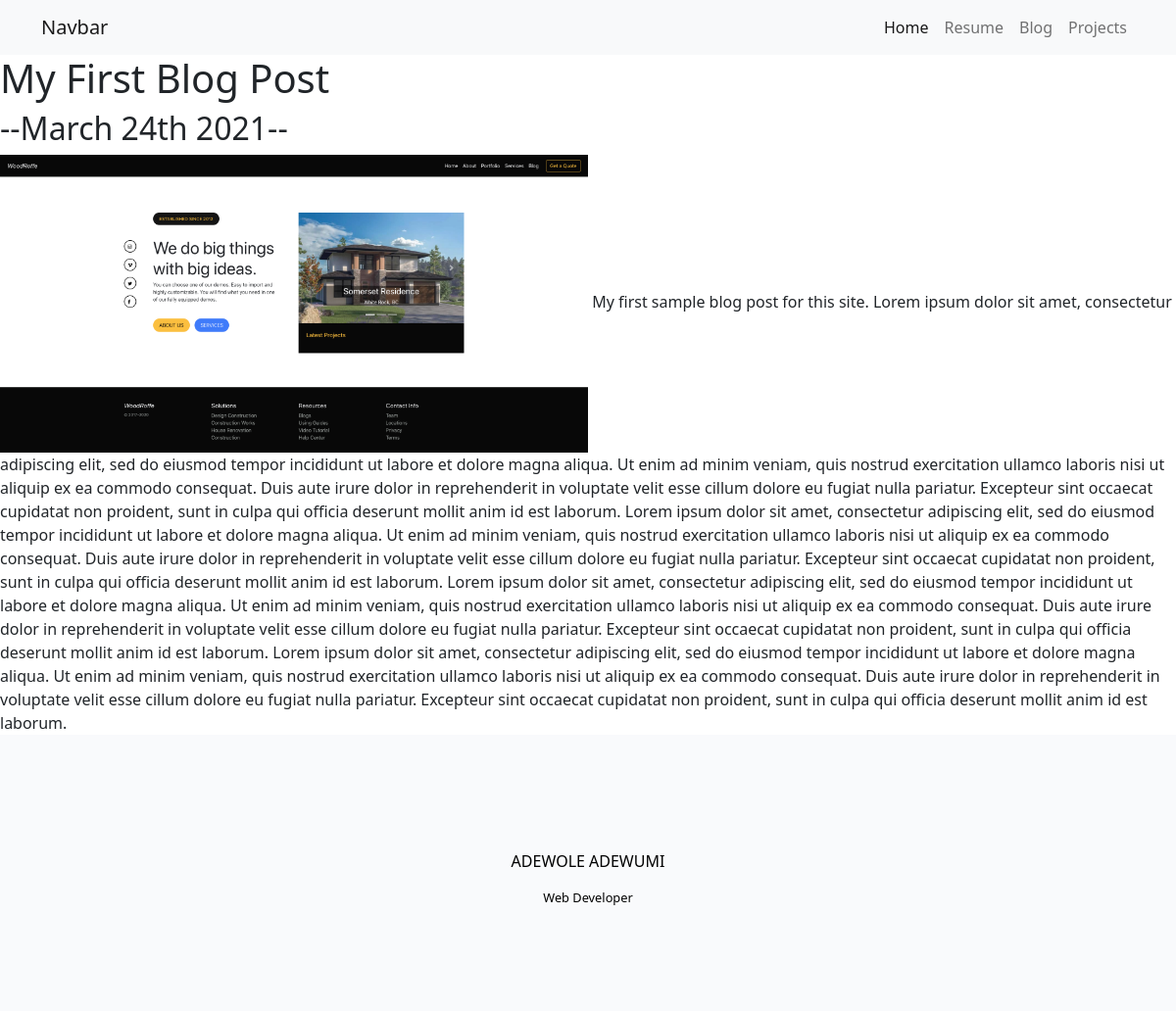
Page /blog/1/ on the committed database.
### blog/models.py (models this page shows, shortened)
class Blog(models.Model):
    title = models.CharField(max_length=100)
    blogdate = models.DateField()
    featured_image = models.ImageField(upload_to='post/images/')
    content = models.TextField()

### blog/views.py (the view)
# urls.py: path('<int:blog_id>/', views.detail, name='detail'),
def detail(request, blog_id):
    blog = get_object_or_404(Blog, pk=blog_id)
    return render(request, 'blog/detail.html', {'blog': blog})

### blog/templates/blog/detail.html
{% extends 'portfolio/base.html' %}
{% block content %}
<h1>{{ blog.title }}</h1>
<h2>--{{blog.blogdate|date:'F jS Y'}}--</h2>
<img src="{{blog.featured_image.url}}" width="600">
{{ blog.content|safe }}
{% endblock %}

### rows in the picture
Blog: title "My First Blog Post", blogdate "March 24th 2021", featured_image (picture), content "My first sample blog post for this site. Lorem ipsum dolor sit amet, consectetur adipiscing elit, sed do eiusmod tempor incididunt ut labore et dolore magna aliqua. Ut enim ad minim veniam, quis nostrud exercitation ullamco laboris nisi ut aliquip ex ea commodo consequat. Duis aute irure dolor in reprehenderit in voluptate velit esse cillum dolore eu fugiat nulla pariatur. Excepteur sint occaecat cupidatat non proident, sunt in culpa qui officia deserunt mollit anim id est laborum. Lorem ipsum dolor sit amet, consectetur adipiscing elit, sed do eiusmod tempor incididunt ut labore et dolore magna aliqua. Ut enim ad minim veniam, quis nostrud exercitation ullamco laboris nisi ut aliquip ex ea…"
